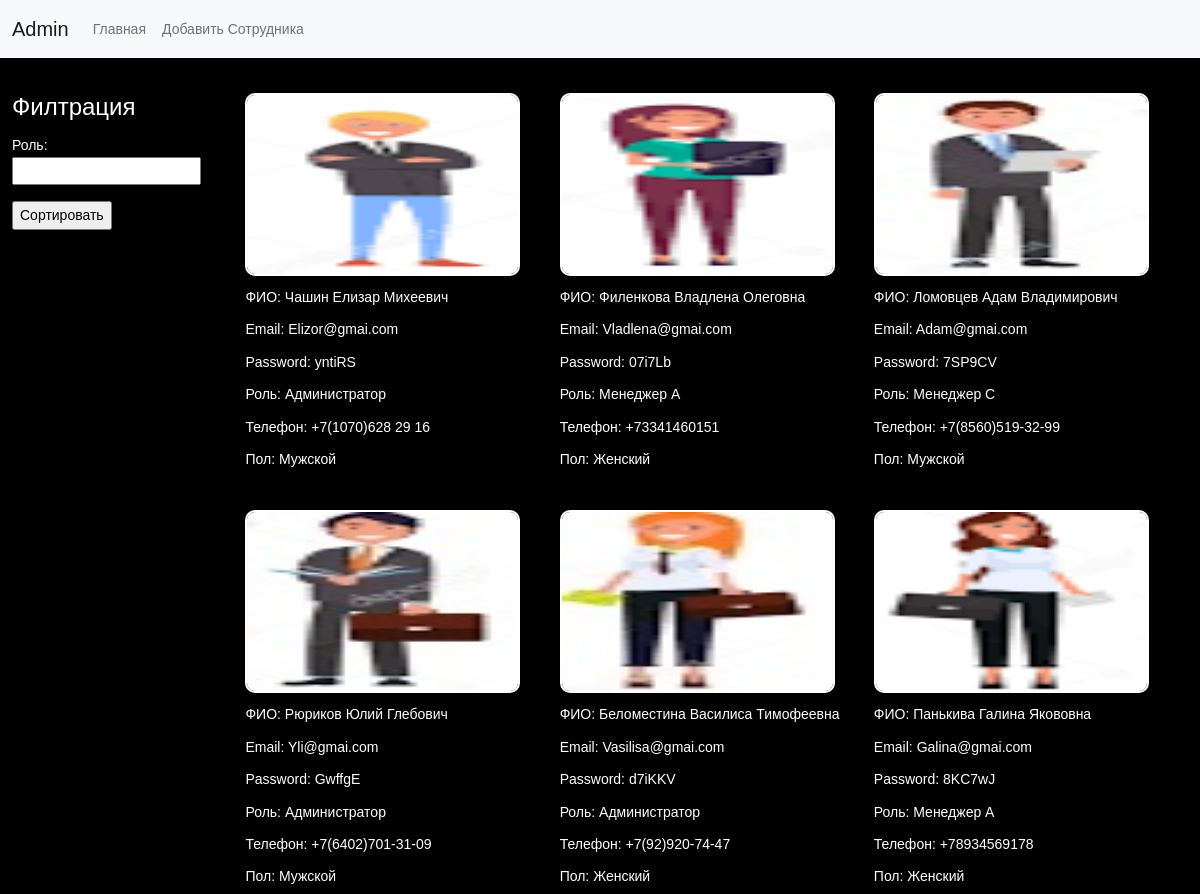
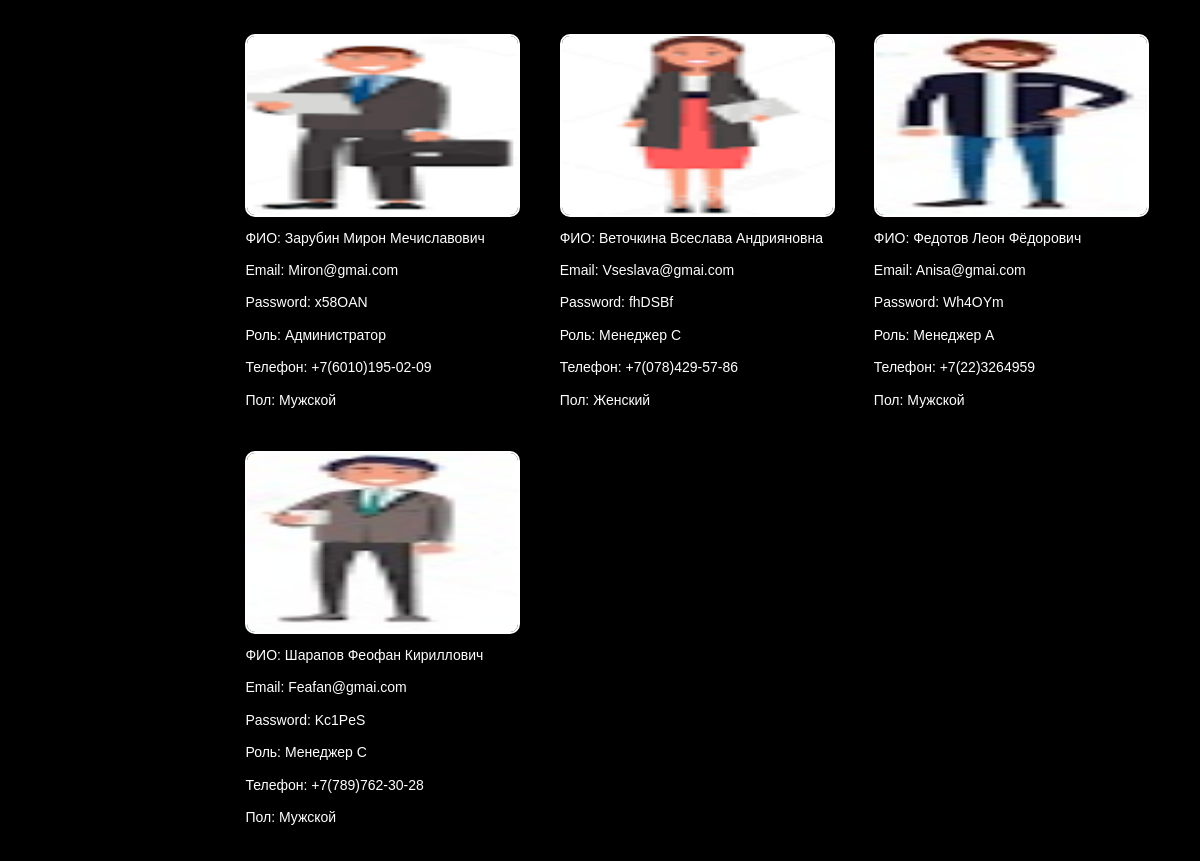
The app's page /administrator/ with its own data (2 pictures, top to bottom).
### shops/models.py (models this page shows, shortened)
class Worker(models.Model):
    full_name = models.CharField(max_length=255, verbose_name='ФИО')
    email = models.EmailField(max_length=255, verbose_name='email')
    password = models.CharField(max_length=255, verbose_name='password')
    role = models.CharField(max_length=255, verbose_name='роль')
    phone = models.CharField(max_length=255, verbose_name='телефон')
    gender = models.CharField(max_length=255, verbose_name='пол')
    photo = models.ImageField(upload_to='photos/%Y/%m/%d/')
    def get_absolute_url(self):
        return reverse('administrator_edit', kwargs={'pk': self.pk})
    class Meta:
        verbose_name = 'Сотрудник'
        verbose_name_plural = 'Сотрудники'

### shops/views.py (the view)
# urls.py: path('administrator/', administrator, name='administrator'),
def administrator(request):
    workers = Worker.objects.all()
    form = FilterWorker()
    return render(request, 'shops/administrator.html', {'form': form, 'workers': workers})

### shops/form.py
class FilterWorker(forms.ModelForm):
    class Meta:
        model = Worker
        fields = ['role']
        widjets = {
            'role': forms.Select(choices={('Администратор', "Администратор", 'Менеджер C', 'Менеджер C',
                                           'Менеджер А', 'Менеджер А')}),
        }

### shops/templates/shops/administrator.html (shortened to what this page needs)
{% extends 'base.html' %}
{% load static %}
{% block nav %}
<nav class="navbar navbar-expand-lg navbar-light bg-light">
    <div class="container-fluid">
        <a class="navbar-brand" href="{% url 'home' %}">Admin</a>
        <div class="collapse navbar-collapse" id="navbarNav">
            <ul class="navbar-nav">
                <li class="nav-item">
                    <a class="nav-link" href="{% url 'administrator' %}">Главная</a>
                </li>
                <li>
                    <a href="{% url 'administrator_add' %}" class="nav-link">Добавить Сотрудника</a>
                </li>
            </ul>
        </div>
    </div>
</nav>
{% endblock %}
{% block content %}
<div class="workspace">
    <div class="sort">
        <form action="{% url 'administrator_search' %}" method="get">
            <fieldset>
                <legend>Филтрация</legend>
                {{ form.as_p }}
                 <p><input type="submit" name="sort" value="Сортировать"></p>
            </fieldset>
        </form>
    </div>
    <div class="all__tc">
        {% for item in workers %}
        <div class="tc__item">
            <div class="item">
                <a href="{{ item.get_absolute_url }}">
                    <img src="{{ item.photo.url }}" alt="">
                </a>
            </div>
            <div class="item">
                ФИО: <span class="status__text">{{ item.full_name }}</span>
            </div>
            <div class="item">
                Email: <span class="status__text">{{ item.email }}</span>
            </div>
            <div class="item">
                Password: <span class="count__pavilion">{{ item.password }}</span>
            </div>
            <div class="item">
                Роль: <span class="city">{{ item.role }}</span>
            </div>
            <div class="item">
                Телефон: <span class="cost">{{ item.phone }}</span>
            </div>
            <div class="item">
                Пол: <span class="storyes">{{ item.gender }}</span>
            </div>
        </div>
        {% endfor %}
    </div>
</div>
{% endblock %}

### kingit/static/css/style.css (style rules this page uses)
body { font-family: Arial, "Helvetica Neue", Helvetica, sans-serif; font-size: 14px; background-color: black; color: #fff; line-height: 1.6; margin: 0; }
div { padding: 0; margin: 0; }
*, *:before, *:after { box-sizing: border-box; }
.workspace { width: 100%; display: flex; }
.sort { margin: 30px 30px 0 0; }
.all__tc { width: 90%; margin: 30px 0; display: flex; flex-wrap: wrap; justify-content: space-between; }
.tc__item { width: 33.33333%; margin-bottom: 30px; }
.item { padding: 5px 0; position: relative; }
.item img { width: 275px; height: 183px; border-radius: 10px; border: 2px solid #fff; overflow: hidden; }
.item::after { position: absolute; bottom: 0; left: 0; content: ""; width: 0; border-bottom: 2px solid#019fb6; transition: all 1000ms ease-in-out; opacity: 1; }
.item:first-child::after { border-bottom: 0px; }

### records on screen
Worker: photo (picture), full_name "Чашин Елизар Михеевич", email "Elizor@gmai.com", password "yntiRS", role "Администратор", phone "+7(1070)628 29 16", gender "Мужской"
Worker: photo (picture), full_name "Филенкова Владлена Олеговна", email "Vladlena@gmai.com", password "07i7Lb", role "Менеджер А", phone "+73341460151", gender "Женский"
Worker: photo (picture), full_name "Ломовцев Адам Владимирович", email "Adam@gmai.com", password "7SP9CV", role "Менеджер С", phone "+7(8560)519-32-99", gender "Мужской"
Worker: photo (picture), full_name "Рюриков Юлий Глебович", email "Yli@gmai.com", password "GwffgE", role "Администратор", phone "+7(6402)701-31-09", gender "Мужской"
Worker: photo (picture), full_name "Беломестина Василиса Тимофеевна", email "Vasilisa@gmai.com", password "d7iKKV", role "Администратор", phone "+7(92)920-74-47", gender "Женский"
Worker: photo (picture), full_name "Панькива Галина Якововна", email "Galina@gmai.com", password "8KC7wJ", role "Менеджер А", phone "+78934569178", gender "Женский"
Worker: photo (picture), full_name "Зарубин Мирон Мечиславович", email "Miron@gmai.com", password "x58OAN", role "Администратор", phone "+7(6010)195-02-09", gender "Мужской"
Worker: photo (picture), full_name "Веточкина Всеслава Андрияновна", email "Vseslava@gmai.com", password "fhDSBf", role "Менеджер С", phone "+7(078)429-57-86", gender "Женский"
Worker: photo (picture), full_name "Федотов Леон Фёдорович", email "Anisa@gmai.com", password "Wh4OYm", role "Менеджер А", phone "+7(22)3264959", gender "Мужской"
Worker: photo (picture), full_name "Шарапов Феофан Кириллович", email "Feafan@gmai.com", password "Kc1PeS", role "Менеджер С", phone "+7(789)762-30-28", gender "Мужской"
